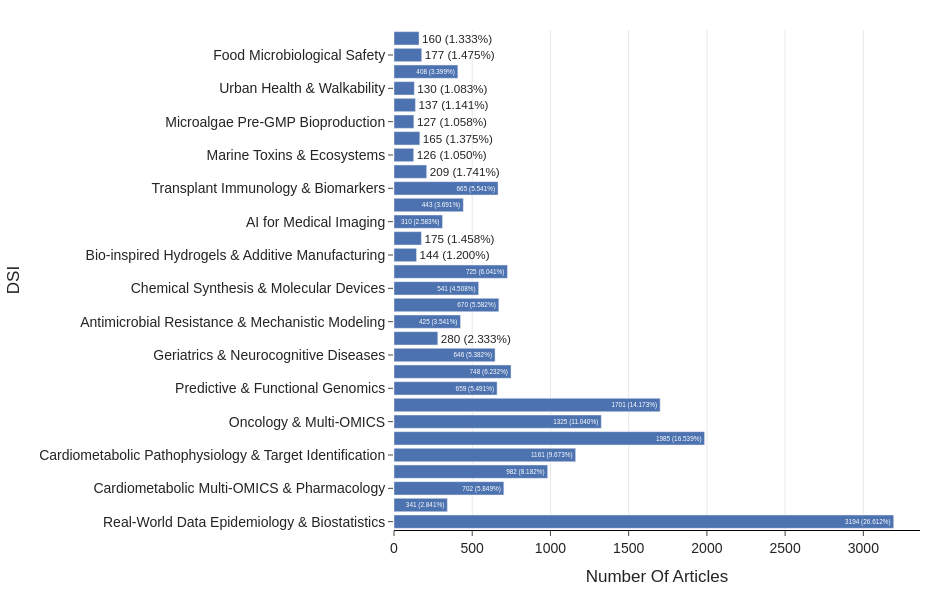

Notebook code for this chart:
### Markdown cell above
- Number Of Articles By SubDomain

### Code cell
data = run_query(Queries.Articles_By_DSI)
data['text'] = data['Number Of Articles'].apply(lambda x : f"{x} ({(100 * x/entity_count("Article")):.3f}%)")
# data['DSI'] = data['DSI'].map(DSI_map)

fig = px.bar(
    data_frame=data,
    x="Number Of Articles",
    y="DSI",
    text='text',
)

fig = style_paper_bar(fig)
save_fig(fig, 'articles_by_subdomain.pdf')

fig.show()

### Figure 1 — Plotly figure (JSON) as saved in the notebook; plotly's stock layout.template omitted (floating-point values rounded to 4 significant figures)
{"data": [{"hovertemplate": "Number Of Articles=%{x}<br>DSI=%{y}<br>text=%{text}<extra></extra>", "legendgroup": "", "marker": {"color": "rgb(76,114,176)", "pattern": {"shape": ""}}, "name": "", "orientation": "h", "showlegend": false, "text": ["3194 (26.612%)", "341 (2.841%)", "702 (5.849%)", "982 (8.182%)", "1161 (9.673%)", "1985 (16.539%)", "1325 (11.040%)", "1701 (14.173%)", "659 (5.491%)", "748 (6.232%)", "646 (5.382%)", "280 (2.333%)", "425 (3.541%)", "670 (5.582%)", "541 (4.508%)", "725 (6.041%)", "144 (1.200%)", "175 (1.458%)", "310 (2.583%)", "443 (3.691%)", "665 (5.541%)", "209 (1.741%)", "126 (1.050%)", "165 (1.375%)", "127 (1.058%)", "137 (1.141%)", "130 (1.083%)", "408 (3.399%)", "177 (1.475%)", "160 (1.333%)"], "textposition": "auto", "type": "bar", "x": [3194, 341, 702, 982, 1161, 1985, 1325, 1701, 659, 748, 646, 280, 425, 670, 541, 725, 144, 175, 310, 443, 665, 209, 126, 165, 127, 137, 130, 408, 177, 160], "xaxis": "x", "y": ["Real-World Data Epidemiology & Biostatistics", "Isotopic Analysis & Metabolomics", "Cardiometabolic Multi-OMICS & Pharmacology", "Chronic Inflammatory Diseases & Biomarkers", "Cardiometabolic Pathophysiology & Target Identification", "Clinical Research & UX Methodologies", "Oncology & Multi-OMICS", "Clinical Oncology & Nuclear Medicine", "Predictive & Functional Genomics", "Healthcare Workflow & UX Evaluation", "Geriatrics & Neurocognitive Diseases", "Radionuclides for Therapy & Imaging", "Antimicrobial Resistance & Mechanistic Modeling", "Anti-Infective Therapies", "Chemical Synthesis & Molecular Devices", "Materials Science & Digital Twins", "Bio-inspired Hydrogels & Additive Manufacturing", "Viral Vectors & Gene Therapy", "AI for Medical Imaging", "Environmental Health & Exposome", "Transplant Immunology & Biomarkers", "Early Life Nutrition & Metabolic Diseases", "Marine Toxins & Ecosystems", "Marine Ecosystem Dynamics", "Microalgae Pre-GMP Bioproduction", "Microalgae Nutritional Extraction", "Urban Health & Walkability", "Biomechanics & Motor Coordination Analysis", "Food Microbiological Safety", "Plant-Based Foods & Microbiome"], "yaxis": "y"}], "layout": {"barmode": "relative", "font": {"family": "Arial", "size": 14}, "height": 600, "legend": {"tracegroupgap": 0}, "margin": {"b": 70, "l": 80, "r": 30, "t": 30}, "paper_bgcolor": "white", "plot_bgcolor": "white", "width": 950, "xaxis": {"anchor": "y", "domain": [0, 1], "gridcolor": "lightgray", "gridwidth": 0.5, "linecolor": "black", "linewidth": 1, "showgrid": true, "showline": true, "ticks": "outside", "title": {"text": "Number Of Articles"}, "zeroline": false}, "yaxis": {"anchor": "x", "domain": [0, 1], "showgrid": false, "showline": false, "ticks": "outside", "title": {"text": "DSI"}, "zeroline": false}}}
